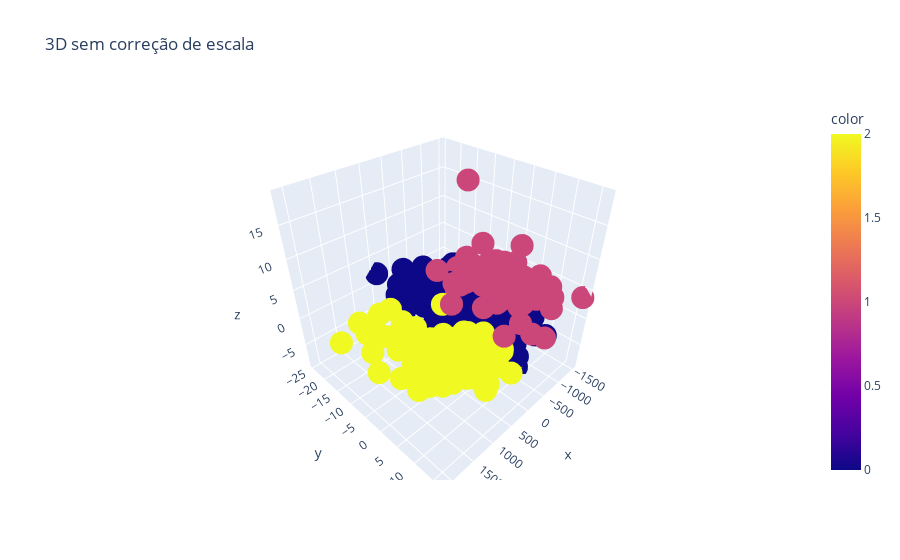

The notebook cell saved with this chart:
### Code cell
# o mesmo é feito para o tridimensional
pca = PCA(n_components=3)
dados = pca.fit_transform(df.iloc[:,2:-1])
px.scatter_3d(x=dados[:,0], y=dados[:,1], z=dados[:,2], color=especies, title="3D sem correção de escala")

### Figure 1 — Plotly figure (JSON) as saved in the notebook; plotly's stock layout.template omitted (floating-point values rounded to 4 significant figures; data arrays with more than 128 entries replaced by an {"elided": "..."} marker saying what was removed)
{"data": [{"hovertemplate": "x=%{x}<br>y=%{y}<br>z=%{z}<br>color=%{marker.color}<extra></extra>", "legendgroup": "", "marker": {"color": {"elided": "333 int values"}, "coloraxis": "coloraxis", "symbol": "circle"}, "mode": "markers", "name": "", "scene": "scene", "showlegend": false, "type": "scatter3d", "x": {"elided": "333 float values"}, "y": {"elided": "333 float values"}, "z": {"elided": "333 float values"}}], "layout": {"coloraxis": {"colorbar": {"title": {"text": "color"}}, "colorscale": [[0, "#0d0887"], [0.1111, "#46039f"], [0.2222, "#7201a8"], [0.3333, "#9c179e"], [0.4444, "#bd3786"], [0.5556, "#d8576b"], [0.6667, "#ed7953"], [0.7778, "#fb9f3a"], [0.8889, "#fdca26"], [1, "#f0f921"]]}, "legend": {"tracegroupgap": 0}, "scene": {"domain": {"x": [0, 1], "y": [0, 1]}, "xaxis": {"title": {"text": "x"}}, "yaxis": {"title": {"text": "y"}}, "zaxis": {"title": {"text": "z"}}}, "title": {"text": "3D sem correção de escala"}}}
